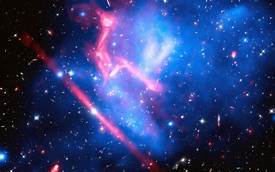
#> input picture W7/th.jpg, 275 x 172 px
$ python W7.py
#> lines starting #> are read from the running program, lines starting #| are printed output that depends on the picture
import matplotlib.pyplot as plt
import cv2
import numpy as np
import random
'''
#cv2 -> bgr
#matplotlib -> rgb
#flags
#cv2.cvtColor(input_image,flag)
img = cv2.imread("C:\\Users\\USER\\Desktop\\th.jpg",0)#grey
img2 = cv2.imread("C:\\Users\\USER\\Desktop\\th.jpg",1)#colorful
img3 = cv2.cvtColor(img2,cv2.COLOR_BGR2RGB)
cv2.imshow("image1",img)
cv2.imshow("image2",img2)
cv2.imshow("image3",img3)
plt.imshow(img3)
plt.show()
'''

'''
galaxy = dataObject()
#only itom object
filter("loadAnyImage",galaxy,'th.jpg')
Galaxy = dataObject()
# CV_BGR2GRAY = 6
filter("cvCvtColor",galaxy, Galaxy, 6)
'''

'''
img = cv2.imread("th.jpg",1)
b,g,r = cv2.split(img)
cv2.imshow('B',b)
cv2.imshow('G',g)
cv2.imshow('R',r)
GAlaxy = cv2.merge([b,g,r])
cv2.imshow('galaxy',GAlaxy)
'''

'''
#add: image overlap
b = np.zeros([300,300,3],dtype='uint8')
g = np.zeros([300,300,3],dtype='uint8')
r = np.zeros([300,300,3],dtype='uint8')

b[100:200,50:250] = [255,0,0]
g[75:125,100:150] = [0,255,0]
r[150:225,125:200] = [0,0,255]

br = cv2.add(b,r)
bgr = cv2.add(br,g)
cv2.imshow('x',bgr)
'''

'''
img = np.zeros([300,300,3],dtype='uint8')
img1 = np.zeros([300,300,3],dtype='uint8')
img2 = np.zeros([300,300,3],dtype='uint8')

r = 70
p1 = (100,100)
p2 = (150,150)
p3 = (200,100)

cv2.circle(img,p1,r,(255,0,0),-1)
cv2.circle(img1,p2,r,(0,255,0),-1)
cv2.circle(img2,p3,r,(0,0,255),-1)

ab = cv2.addWeighted(img,0.85,img1,0.85,0)
abc = cv2.addWeighted(ab,0.85,img2,0.85,0)
cv2.imshow('three',abc)
'''

'''
#warpaffine only gray
img = cv2.imread("th.jpg",0)
rows,cols = img.shape
M = np.float32([[1.5,0,100],[0,1.5,50]])
dst = cv2.warpAffine(img,M,(cols+300,rows+150))
cv2.imshow('imgl',dst)

res = cv2.resize(img,(cols*2,rows*2))
cv2.imshow('res',res)
#center,angle,scaling
M = cv2.getRotationMatrix2D((cols/2,rows/2),45,1)
dst = cv2.warpAffine(img,M,(cols,rows))
cv2.imshow('imgr',dst)
'''

'''
img = cv2.imread("th.jpg",0)
rows,cols = img.shape
BB = np.zeros([rows,cols,3],dtype='uint8')
GG = np.zeros([rows,cols,3],dtype='uint8')
RR = np.zeros([rows,cols,3],dtype='uint8')

img = cv2.imread("th.jpg",1)
b,g,r = cv2.split(img)
M = cv2.getRotationMatrix2D((cols/2,rows/2),45,1)
B = cv2.warpAffine(b,M,(cols,rows))
G = cv2.warpAffine(g,M,(cols,rows))
R = cv2.warpAffine(r,M,(cols,rows))
BB[:,:,0] = B
GG[:,:,1] = G
RR[:,:,2] = R
br = cv2.add(BB,RR)
bgr = cv2.add(br,GG)
cv2.imshow('x',bgr)
dst = cv2.merge([B,G,R])
cv2.imshow('x2',dst)
img = cv2.imread("th.jpg",1)
M = cv2.getRotationMatrix2D((cols/2,rows/2),45,1)
s = cv2.warpAffine(img,M,(cols,rows))
cv2.imshow('s',s)
'''
'''
#transform
img = cv2.imread('th.jpg',0)
h,w = img.shape
s = np.array([[0,0],[w-1,0],[0,h-1],[w-1,h-1]],np.float32)
d = np.array([[0,0],[w-1,0],[w/3,h/3*2],[w/3*2,h/3*2]],np.float32)
p = cv2.getPerspectiveTransform(s,d)
r = cv2.warpPerspective(img,p,(w,h))
cv2.imshow('img',img)
cv2.imshow('r',r)
'''

'''
#noise
img = cv2.imread("th.jpg",1)
cv2.imshow('image1',img)
shape = img.shape
numNoise = 2000
for i in range(numNoise):
    i = random.randint(0,shape[0]-1)
    j = random.randint(0,shape[1]-1)
    if(len(shape)==2):
        img.itemset((i,j),255)
    else:
        r = random.randint(0,255)
        g = random.randint(0,255)
        b = random.randint(0,255)
        img.itemset((i,j,0),b)
        img.itemset((i,j,1),g)
        img.itemset((i,j,2),r)
cv2.imshow('image2',img)
'''

#filter2D
img = cv2.imread("th.jpg",1)
#> img is the input picture: shape (172, 275, 3); mean B, G, R 119.5, 60.9, 45.7
cv2.imshow('image',img)
kernel = np.ones((10,10),np.float32)/100
dst = cv2.filter2D(img,-1,kernel)
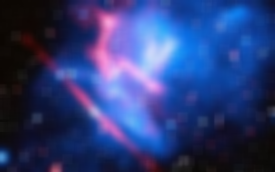
#> dst: shape (172, 275, 3); mean B, G, R 119.6, 61, 45.7
cv2.imshow('image1',img)
